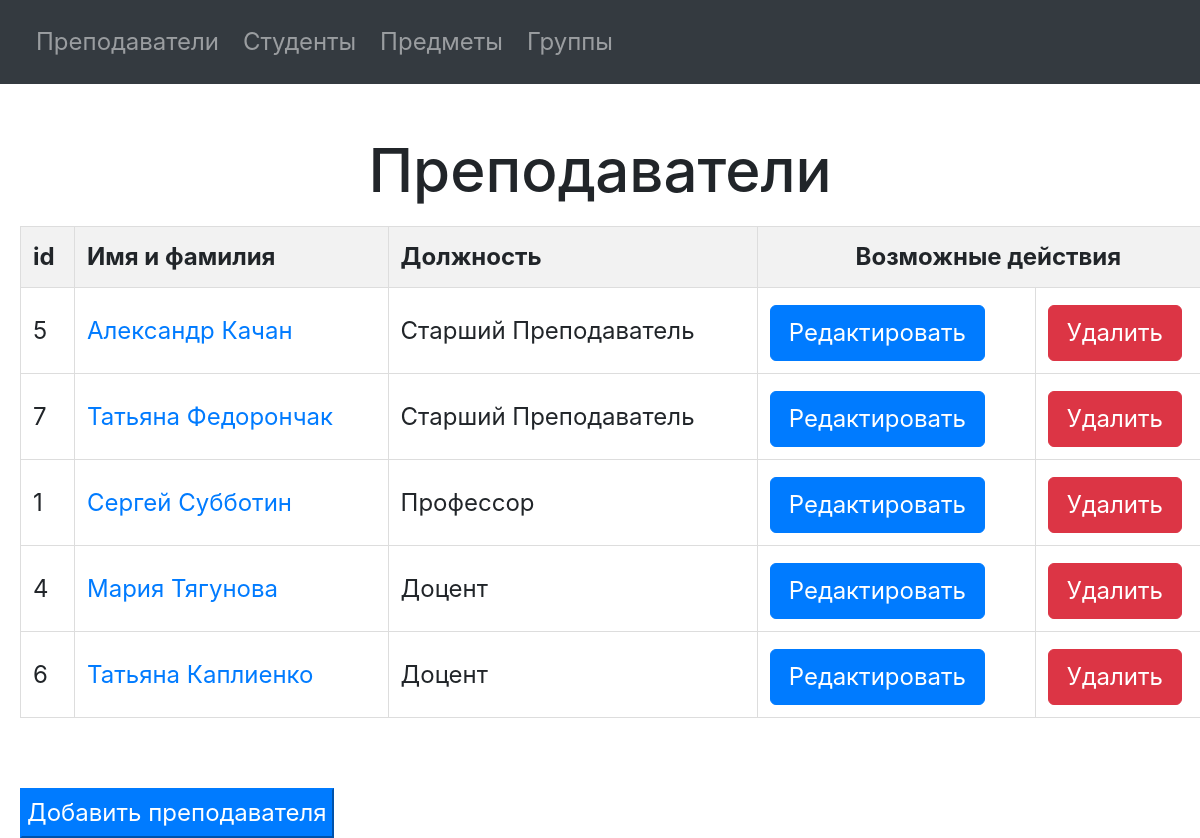
The page /teachers/ on the database as committed earlier.
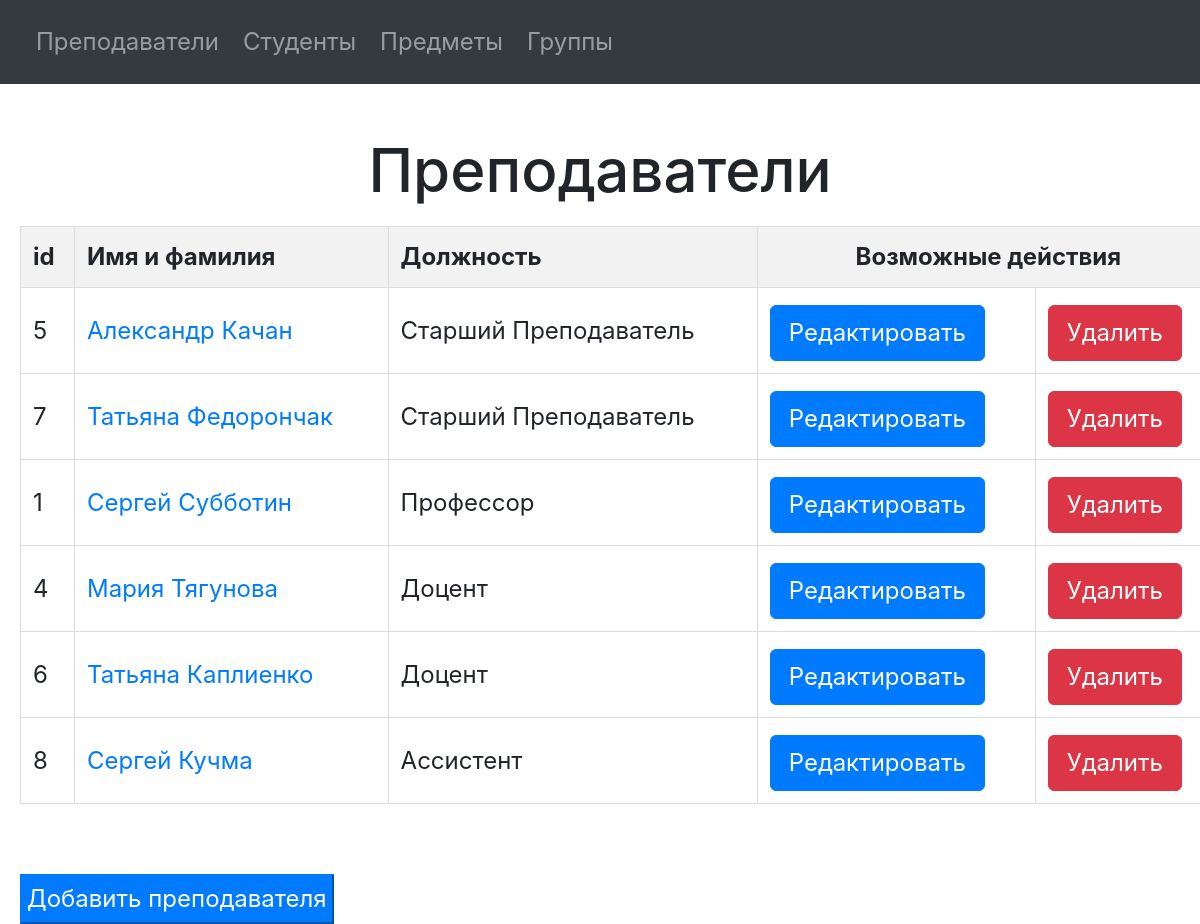
The same page on the database as committed later.
### university/models.py (models this page shows, shortened)
class Teacher(models.Model):
    first_name = models.CharField(max_length=20, verbose_name="Имя")
    last_name = models.CharField(max_length=20, verbose_name="Фамилия")
    email = models.EmailField(max_length=30, verbose_name="Email преподавателя")
    job_position = models.CharField(max_length=40, choices=JOB_POSITION_CHOICES, verbose_name="Должность")
    class Meta:
        verbose_name = "Преподаватель"
        verbose_name_plural = "Преподаватели"

### university/views.py (the view)
# urls.py: path('teachers/', get_teachers, name='get_teachers'),
def get_teachers(request):
    teachers = Teacher.objects.all().order_by('-job_position')
    context = {
        'teachers': teachers,
    }
    return render(request, "teacher/view_teachers.html", context)

### templates/teacher/view_teachers.html (shortened to what this page needs)
{% include "navigation.html" %}
<!DOCTYPE html>
<html lang="en">
<head>
</head>
<body>
<h1>Преподаватели</h1>
<table border="1px solid black">
    <thead>
    <tr>
        <th>id</th>
        <th>Имя и фамилия</th>
        <th>Должность</th>
        <th colspan="2" style="text-align: center">Возможные действия</th>
    </tr>
    </thead>
    <tbody>
    {% for teacher in teachers %}
        <tr>
            <td>{{ teacher.id }}</td>
            <td><a href="/teacher/{{ teacher.id }}">{{ teacher.first_name }} {{ teacher.last_name }}</a></td>
            <td>{{ teacher.job_position }}</td>
            <td>
                <form action="/teacher/{{ teacher.id }}/edit">
                    <button class="btn btn-primary">Редактировать</button>
                </form>
            </td>
            <td>
                <form action="/teacher/{{ teacher.id }}/delete">
                    <button class="btn btn-danger">Удалить</button>
                </form>
            </td>
        </tr>
    {% endfor %}
    </tbody>
</table>
<form action="/teacher/add" style="margin-top: 50px; margin-left: 10px">
    <button type="submit" class="btn-primary btn-submit">Добавить преподавателя</button>
</form>
</body>
</html>

Rows that differ between the two databases and show on the page:
added Teacher: id "8", first_name "Сергей", last_name "Кучма", job_position "Ассистент"
